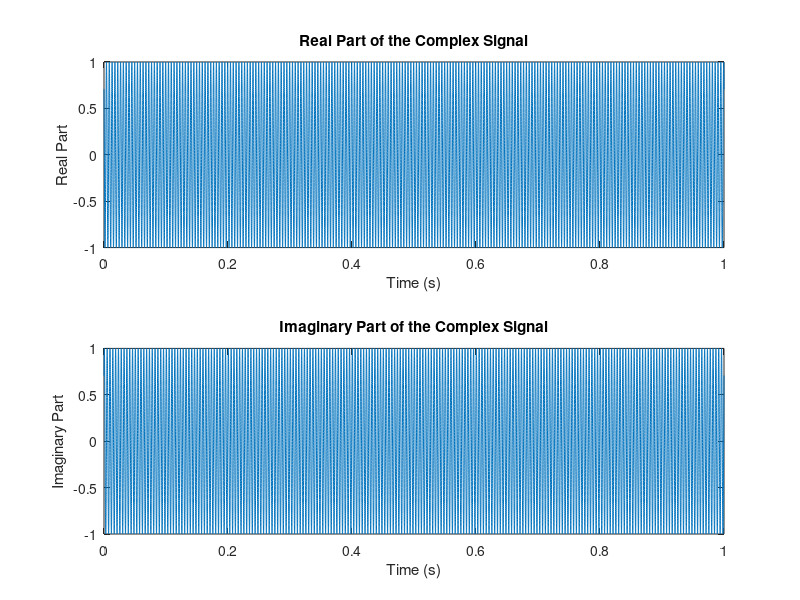
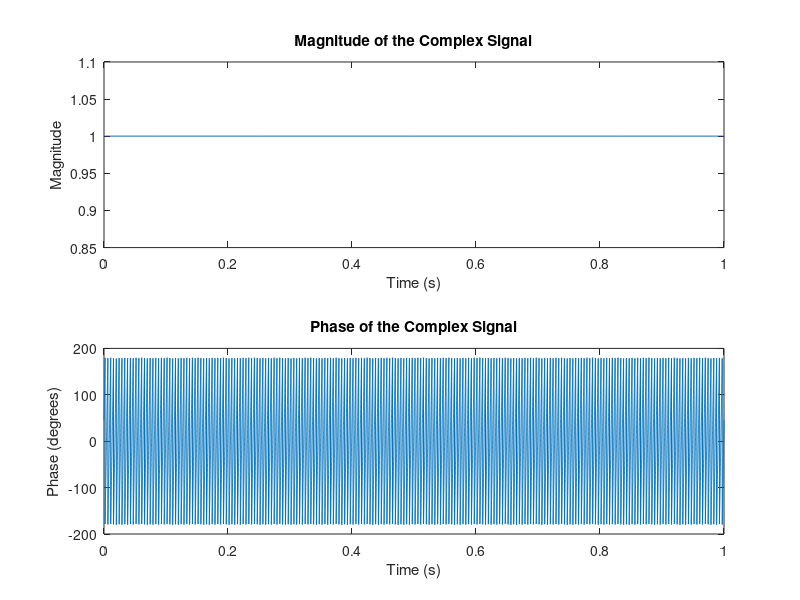

MATLAB code for these plots, in order:
% 定义信号参数
fs = 44100; % 采样率 (Hz)
t = linspace(0, 1, fs); % 时间向量，持续1秒
f = 220; % 信号频率 (Hz)
A = 1; % 信号幅度
phi = pi/4; % 初始相位，这里设置为45度

% 生成复数信号
y = A * exp(1i * 2 * pi * f * t + 1i * phi);

% 可视化实部和虚部
subplot(2,1,1);
plot(t, real(y));
xlabel('Time (s)');
ylabel('Real Part');
title('Real Part of the Complex Signal');

subplot(2,1,2);
plot(t, imag(y));
xlabel('Time (s)');
ylabel('Imaginary Part');
title('Imaginary Part of the Complex Signal');

% 或者可视化信号的幅度和相位
figure;
subplot(2,1,1);
plot(t, abs(y));
xlabel('Time (s)');
ylabel('Magnitude');
title('Magnitude of the Complex Signal');

subplot(2,1,2);
plot(t, angle(y) * 180/pi);
xlabel('Time (s)');
ylabel('Phase (degrees)');
title('Phase of the Complex Signal');